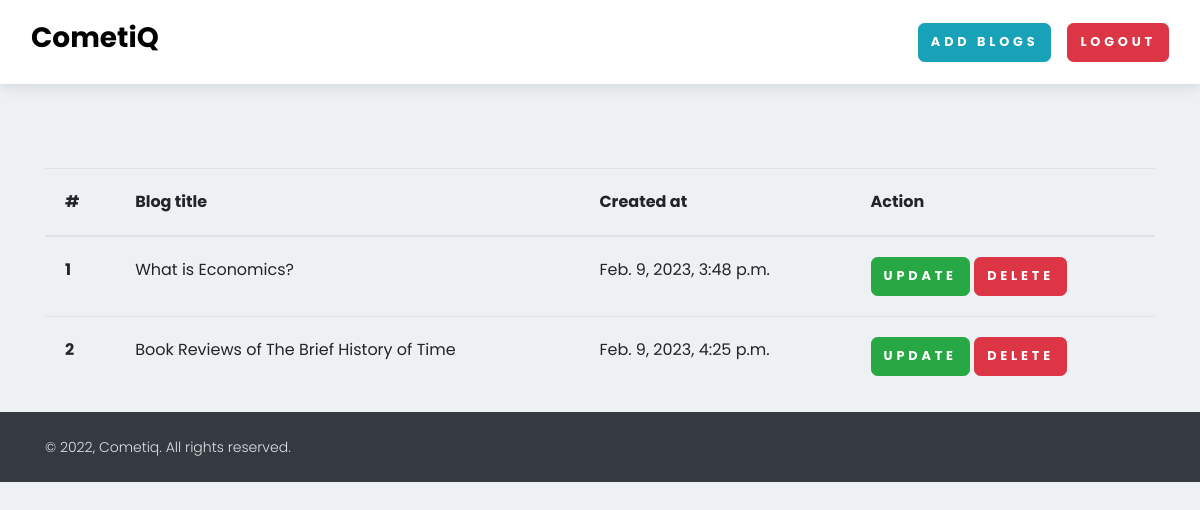
The app's page /see-blog/ (signed in) with its own data.
### home/models.py (models this page shows, shortened)
class BlogModel(models.Model):
    title = models.CharField(max_length=10000)
    content = FroalaField()
    slug = models.SlugField(max_length=1000, null=True, blank=True)
    user = models.ForeignKey(User, blank=True, null=True,
                             on_delete=models.CASCADE)
    image = models.ImageField(upload_to='blog')
    created_at = models.DateTimeField(auto_now_add=True)
    upload_to = models.DateTimeField(auto_now=True)
    def __str__(self):
        return self.title

### home/views.py (the view)
# urls.py: path('see-blog/', see_blog, name="see_blog"),
def see_blog(request):
    context = {}
    try:
        blog_objs = BlogModel.objects.filter(user=request.user)
        context['blog_objs'] = blog_objs
    except Exception as e:
        print(e)
    print(context)
    return render(request, 'see_blog.html', context)

### home/templates/see_blog.html
{% extends "base.html" %}
{% block start %}
<section class="mt-5 pt-5">
    <div class="container">
        <table class="table">
        <thead>
          <tr>
            <th scope="col">#</th>
            <th scope="col">Blog title</th>
            <th scope="col">Created at</th>
            <th scope="col">Action</th>
          </tr>
        </thead>
        <tbody>
            {% for blog in blog_objs %}
          <tr>
            <th scope="row">{{forloop.counter}}</th>
            <td>{{blog.title}}</td>
            <td>{{blog.created_at}}</td>
            <td>
                <a href="{%  url 'blog_update' blog.slug %}" class="btn btn-success">Update</a>
                <a href="{% url 'blog_delete' blog.id %}" class="btn btn-danger">Delete</a>
            </td>
          </tr>
          {% endfor %}
          </tbody>
          </table>
    </div>
</section>
{% endblock %}

### theme/css/custom.css (style rules this page uses)
* { border: 0; box-sizing: border-box; margin: 0; padding: 0; --hue: 223; --bg: hsl(var(--hue),90%,90%); }

### records on screen
BlogModel: title "What is Economics?", created_at "Feb. 9, 2023, 3:48 p.m."
BlogModel: title "Book Reviews of The Brief History of Time", created_at "Feb. 9, 2023, 4:25 p.m."
